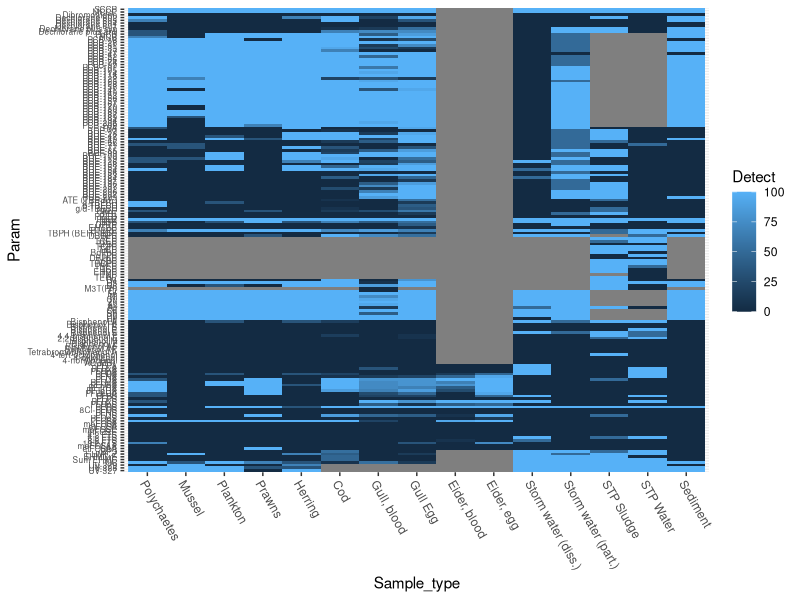
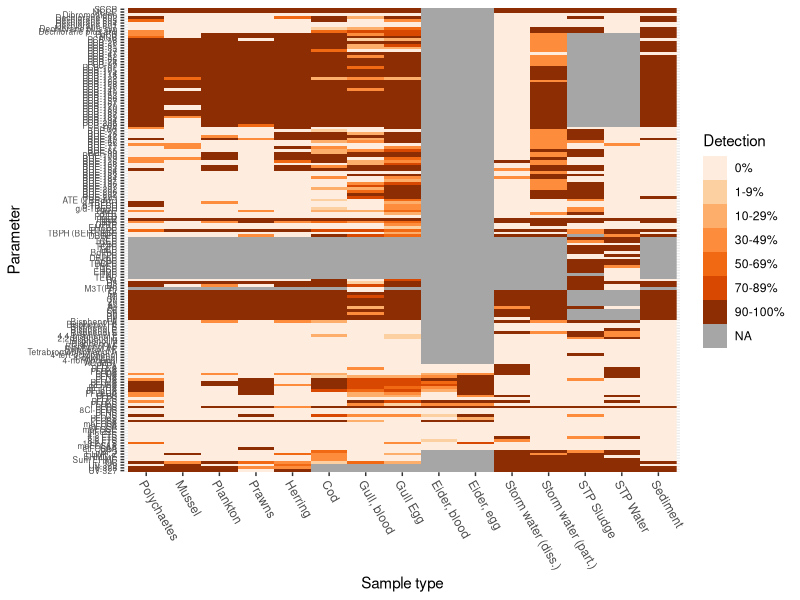
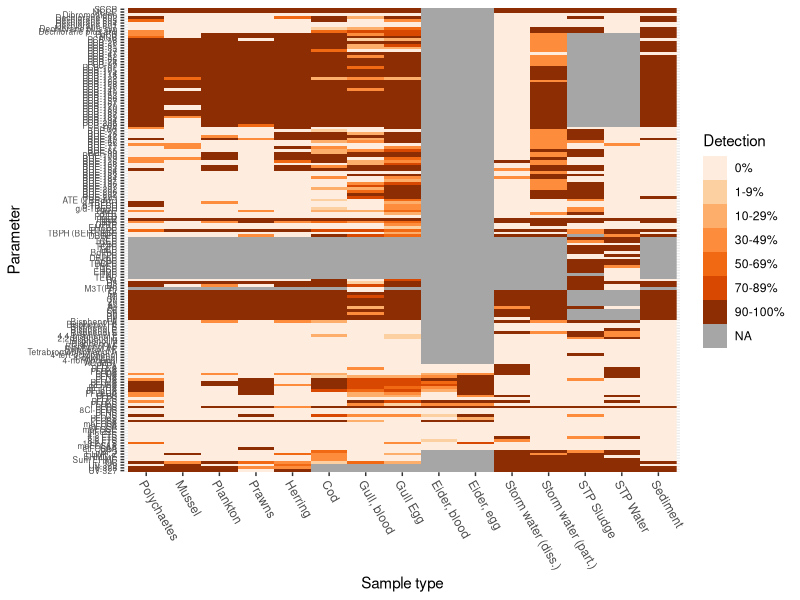

Source code (R) for these figures, in order:

# Calculate percentage detected (i.e., not less-thans) per parameter/group  

library(dplyr)
library(tidyr)
library(ggplot2)

# dir()
dat <- readxl::read_excel("Data til dag for deteksjonsfrekvens_2018.xlsx", col_types = "text")
colnames(dat)[1] <- "Sample_type"
# colnames(dat)

#
# Get the correct sequence of parameters and Sample_type
# (used in factor() later, to get ordering correct in plots and in 'table_detect')
#
# Parameters
param_levels <- colnames(dat)[-1]
# Sample types
type_levels <- dat$Sample_type
sel <- !(type_levels == lag(type_levels))
sel[1] <- TRUE
type_levels <- type_levels[sel]

#
# Reshape data (narrow/tall)
#
dat2 <- gather(dat, key = "Param", value = "Value" , -Sample_type)

#
# Calculate detection %
#
df_detect <- dat2 %>%
  mutate(Sample_type = factor(Sample_type, levels = type_levels), 
         Param = factor(Param, levels = param_levels)) %>%
  group_by(Sample_type, Param) %>%
  summarize(N = sum(!is.na(Value)), Nondetect_n = sum(grepl("<", Value)), Detect = 100 - 100*Nondetect_n/N )

# Test plot
ggplot(df_detect %>% mutate(Param = factor(Param, levels = rev(param_levels))), # set reverse order, in order to get first values on top
       aes(Sample_type, Param, fill = Detect)) +
  geom_raster() +
  theme(axis.text.x = element_text(hjust = 0, angle = -60)) +
  theme(axis.text.y = element_text(size = 6))

#
# Grouping
#

# With 0-9 %
group_breaks <- c(0, 10, 30, 50, 70, 90, 100)
groups <- c("0-9%", "10-29%", "30-49%", "50-69%", "70-89%", "90-100%")

# With 0% plus 1-9 %
group_breaks <- c(0, 1, 10, 30, 50, 70, 90, 100)
groups <- c("0%", "1-9%", "10-29%", "30-49%", "50-69%", "70-89%", "90-100%")

df_detect <- df_detect %>%
  mutate(Detect_group = cut(Detect, breaks = group_breaks, include.lowest = TRUE, labels = groups))

xtabs(~Detect_group, df_detect)

ggplot(df_detect %>% mutate(Param = factor(Param, levels = rev(param_levels))), # set reverse order, in order to get first values on top
       aes(Sample_type, Param, fill = Detect_group)) +
  geom_raster() +
  scale_fill_brewer("Detection", palette = "Oranges", na.value = "grey65") +
  theme(axis.text.x = element_text(hjust = 0, angle = -60)) +
  theme(axis.text.y = element_text(size = 6)) +
  labs(x = "Sample type", y = "Parameter")

ggsave("01 Detection percentage 2018.png", width = 9, height = 12, dpi = 500)

#
# Make table
#
table_detect <- df_detect %>%
  select(Param, Sample_type, Detect_group) %>%
  spread(key = Sample_type, value = Detect_group)

# Save
openxlsx::write.xlsx(table_detect, "01 Deteksjonsfrekvens 2018.xlsx")
